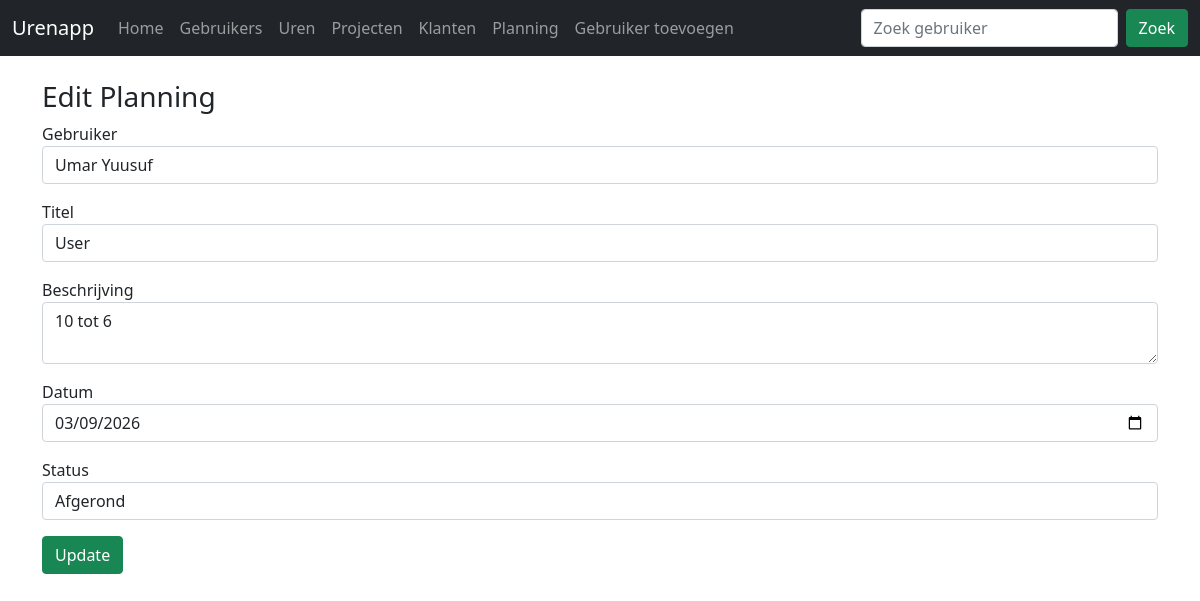
Screenshot of /planning/edit-planning.php?id=1 with the database file from the repository.
### tables this page shows
CREATE TABLE IF NOT EXISTS `planning` (
  `id` int NOT NULL AUTO_INCREMENT,
  `titel` varchar(100) NOT NULL,
  `beschrijving` text,
  `datum` date NOT NULL,
  `tijd` time DEFAULT NULL,
  `status` varchar(50) DEFAULT 'open',
  `user_id` int DEFAULT NULL,
  PRIMARY KEY (`id`)
);

CREATE TABLE IF NOT EXISTS `users` (
  `Id` int NOT NULL AUTO_INCREMENT,
  `Naam` varchar(100) NOT NULL,
  `Email` varchar(100) NOT NULL,
  `Rol` varchar(50) NOT NULL,
  PRIMARY KEY (`Id`)
);

### planning/edit-planning.php (the view, shortened to what this page needs)
<?php
require '../dbcon.php';
$id = $_GET['id'];
$planning = mysqli_fetch_assoc(mysqli_query($con, "SELECT * FROM planning WHERE id='$id'"));
$users = mysqli_query($con, "SELECT Id, Naam FROM users");
?>
<!doctype html>
<html>
<head>
<link href="https://cdn.jsdelivr.net/npm/bootstrap@5.1.3/dist/css/bootstrap.min.css" rel="stylesheet">
</head>
<body>
<?php include '../navbar.php'; ?>
<div class="container mt-4">
<h3>Edit Planning</h3>
<form action="../code.php" method="POST">
<div class="mb-3">
<label>Gebruiker</label>
<select name="user_id" class="form-control" required>
<?php foreach($users as $user): ?>
<option value="<?= $user['Id'] ?>" <?= ($user['Id']==$planning['user_id'])?'selected':'' ?>>
<?= $user['Naam'] ?>
</option>
<?php endforeach; ?>
</select>
</div>
<div class="mb-3">
<label>Titel</label>
<input type="text" name="titel" class="form-control" value="<?= $planning['titel']; ?>">
</div>
<div class="mb-3">
<label>Beschrijving</label>
<textarea name="beschrijving" class="form-control"><?= $planning['beschrijving']; ?></textarea>
</div>
<div class="mb-3">
<label>Datum</label>
<input type="date" name="datum" class="form-control" value="<?= $planning['datum']; ?>">
</div>
<div class="mb-3">
<label>Status</label>
<select name="status" class="form-control">
<option value="Afgerond" <?= ($planning['status']=='Afgerond')?'selected':'' ?>>Afgerond</option>
</select>
</div>
<button type="submit" name="update_planning" class="btn btn-success">Update</button>
</form>
</div>
</body>
</html>

### rows the page displays
planning: user_id "Umar Yuusuf", titel "User", beschrijving "10 tot 6", datum "03/09/2026", status "Afgerond"
